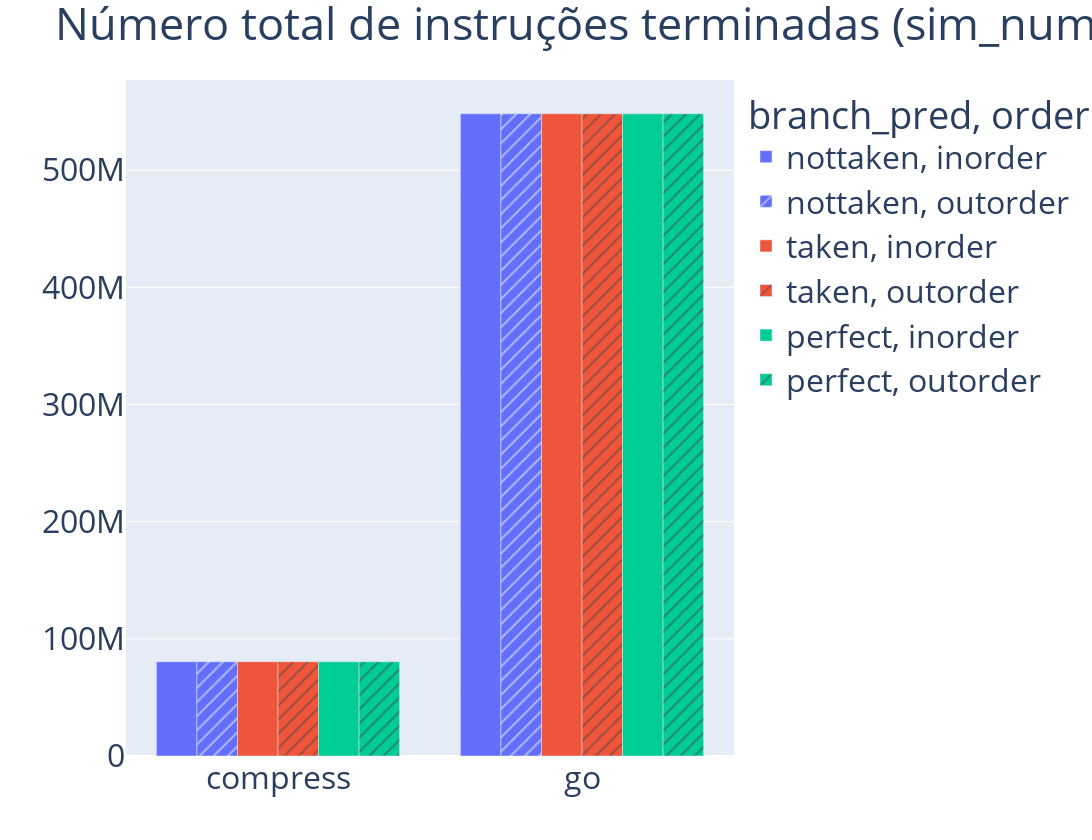
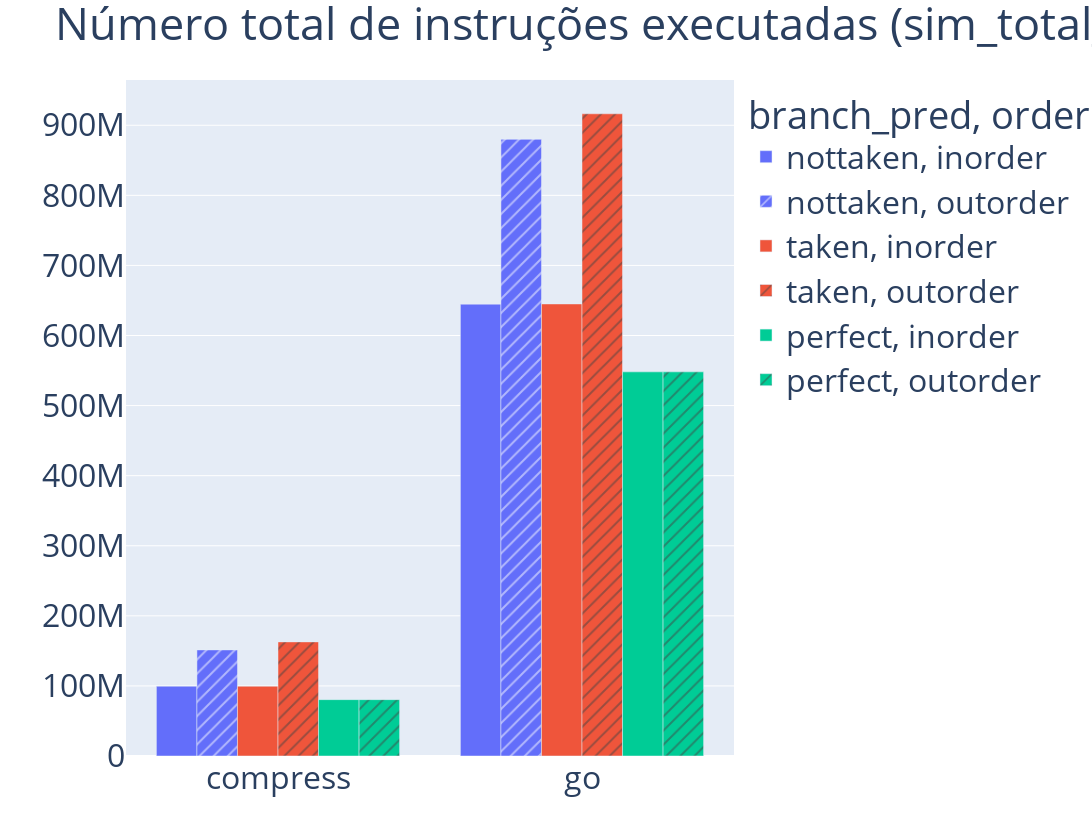
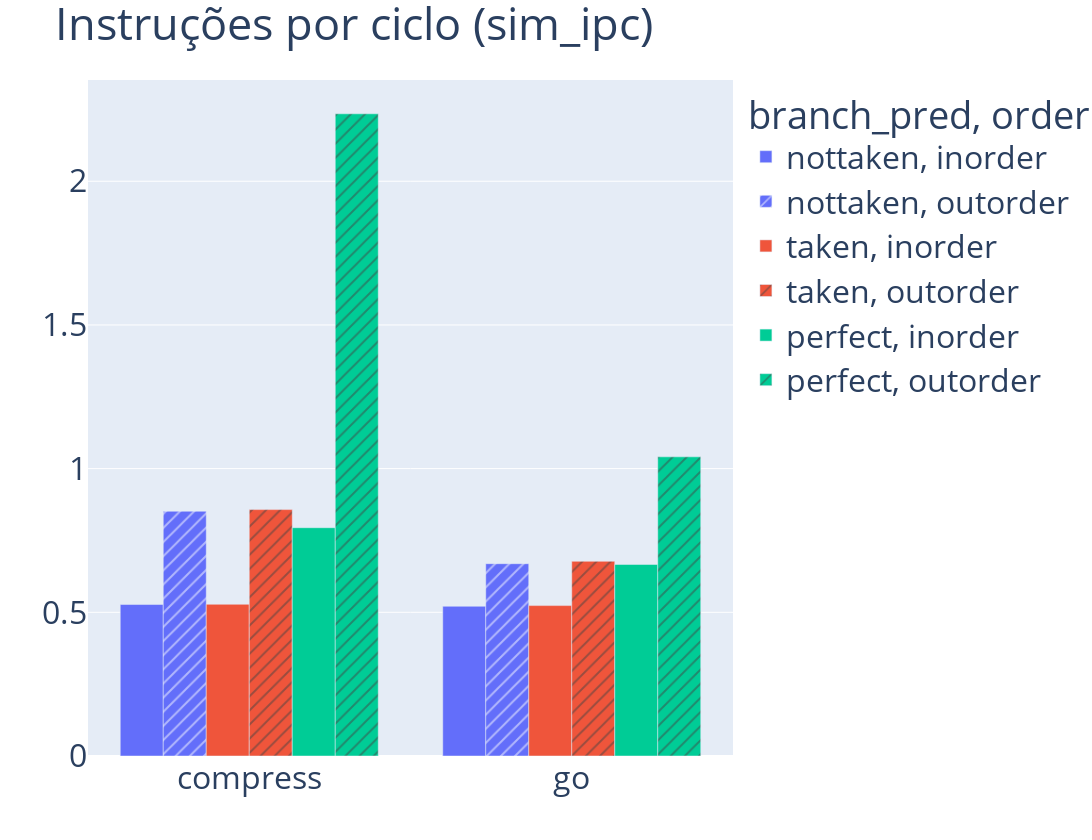
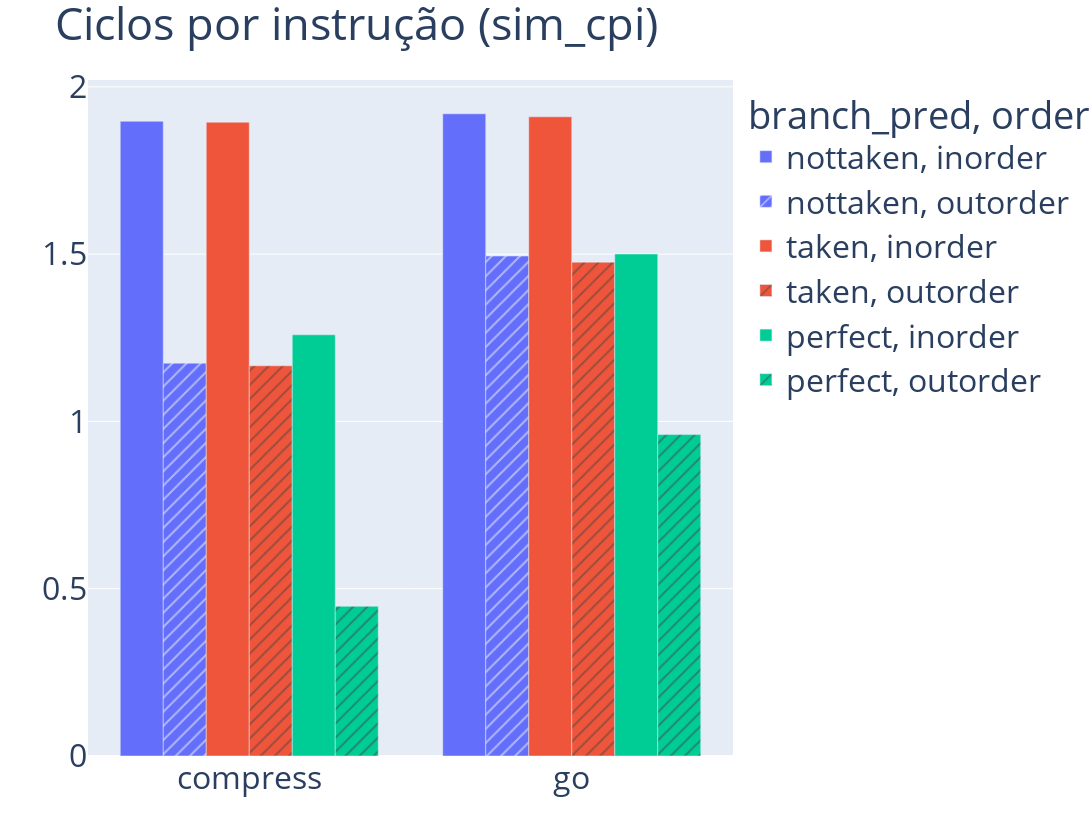

The notebook cell these images were saved under, in order:
### Code cell
for param in ('sim_num_insn', 'sim_total_insn', 'sim_ipc', 'sim_cpi', 'ifq_occupancy', 'lsq_occupancy', 'bpred_addr_rate', 'bpred_dir_rate', 'lsq_full', 'ifq_full'):
  fig = px.bar(df, x='program', y=param, color='branch_pred', barmode='group', height=840, width=1800, title=f'{titles[param]} ({param})', pattern_shape='order')
  fig.update_layout({'margin': {'l': 0, 'r': 2, 't': 80, 'b': 0}, 'font': {'size': 32}})
  fig.update_xaxes(title_text = '')
  fig.update_yaxes(title_text = '')
  fig.show()
  fig.write_image(f'plots/{param}.png')

### Figure 1 — Plotly figure (JSON) as saved in the notebook; plotly's stock layout.template omitted (floating-point values rounded to 4 significant figures)
{"data": [{"alignmentgroup": "True", "hovertemplate": "branch_pred=nottaken<br>order=inorder<br>program=%{x}<br>sim_num_insn=%{y}<extra></extra>", "legendgroup": "nottaken, inorder", "marker": {"color": "#636efa", "pattern": {"shape": ""}}, "name": "nottaken, inorder", "offsetgroup": "nottaken, inorder", "orientation": "v", "showlegend": true, "textposition": "auto", "type": "bar", "x": ["compress", "go"], "xaxis": "x", "y": [80432368, 548130577], "yaxis": "y"}, {"alignmentgroup": "True", "hovertemplate": "branch_pred=nottaken<br>order=outorder<br>program=%{x}<br>sim_num_insn=%{y}<extra></extra>", "legendgroup": "nottaken, outorder", "marker": {"color": "#636efa", "pattern": {"shape": "/"}}, "name": "nottaken, outorder", "offsetgroup": "nottaken, outorder", "orientation": "v", "showlegend": true, "textposition": "auto", "type": "bar", "x": ["compress", "go"], "xaxis": "x", "y": [80432368, 548130577], "yaxis": "y"}, {"alignmentgroup": "True", "hovertemplate": "branch_pred=taken<br>order=inorder<br>program=%{x}<br>sim_num_insn=%{y}<extra></extra>", "legendgroup": "taken, inorder", "marker": {"color": "#EF553B", "pattern": {"shape": ""}}, "name": "taken, inorder", "offsetgroup": "taken, inorder", "orientation": "v", "showlegend": true, "textposition": "auto", "type": "bar", "x": ["compress", "go"], "xaxis": "x", "y": [80432368, 548130577], "yaxis": "y"}, {"alignmentgroup": "True", "hovertemplate": "branch_pred=taken<br>order=outorder<br>program=%{x}<br>sim_num_insn=%{y}<extra></extra>", "legendgroup": "taken, outorder", "marker": {"color": "#EF553B", "pattern": {"shape": "/"}}, "name": "taken, outorder", "offsetgroup": "taken, outorder", "orientation": "v", "showlegend": true, "textposition": "auto", "type": "bar", "x": ["compress", "go"], "xaxis": "x", "y": [80432368, 548130577], "yaxis": "y"}, {"alignmentgroup": "True", "hovertemplate": "branch_pred=perfect<br>order=inorder<br>program=%{x}<br>sim_num_insn=%{y}<extra></extra>", "legendgroup": "perfect, inorder", "marker": {"color": "#00cc96", "pattern": {"shape": ""}}, "name": "perfect, inorder", "offsetgroup": "perfect, inorder", "orientation": "v", "showlegend": true, "textposition": "auto", "type": "bar", "x": ["compress", "go"], "xaxis": "x", "y": [80432368, 548130577], "yaxis": "y"}, {"alignmentgroup": "True", "hovertemplate": "branch_pred=perfect<br>order=outorder<br>program=%{x}<br>sim_num_insn=%{y}<extra></extra>", "legendgroup": "perfect, outorder", "marker": {"color": "#00cc96", "pattern": {"shape": "/"}}, "name": "perfect, outorder", "offsetgroup": "perfect, outorder", "orientation": "v", "showlegend": true, "textposition": "auto", "type": "bar", "x": ["compress", "go"], "xaxis": "x", "y": [80432368, 548130577], "yaxis": "y"}], "layout": {"barmode": "group", "font": {"size": 32}, "height": 840, "legend": {"title": {"text": "branch_pred, order"}, "tracegroupgap": 0}, "margin": {"b": 0, "l": 0, "r": 2, "t": 80}, "title": {"text": "Número total de instruções terminadas (sim_num_insn)"}, "width": 1800, "xaxis": {"anchor": "y", "domain": [0, 1], "title": {"text": ""}}, "yaxis": {"anchor": "x", "domain": [0, 1], "title": {"text": ""}}}}

### Figure 2 — Plotly figure (JSON) as saved in the notebook; plotly's stock layout.template omitted (floating-point values rounded to 4 significant figures)
{"data": [{"alignmentgroup": "True", "hovertemplate": "branch_pred=nottaken<br>order=inorder<br>program=%{x}<br>sim_total_insn=%{y}<extra></extra>", "legendgroup": "nottaken, inorder", "marker": {"color": "#636efa", "pattern": {"shape": ""}}, "name": "nottaken, inorder", "offsetgroup": "nottaken, inorder", "orientation": "v", "showlegend": true, "textposition": "auto", "type": "bar", "x": ["compress", "go"], "xaxis": "x", "y": [99582538, 644718459], "yaxis": "y"}, {"alignmentgroup": "True", "hovertemplate": "branch_pred=nottaken<br>order=outorder<br>program=%{x}<br>sim_total_insn=%{y}<extra></extra>", "legendgroup": "nottaken, outorder", "marker": {"color": "#636efa", "pattern": {"shape": "/"}}, "name": "nottaken, outorder", "offsetgroup": "nottaken, outorder", "orientation": "v", "showlegend": true, "textposition": "auto", "type": "bar", "x": ["compress", "go"], "xaxis": "x", "y": [151381757, 879945924], "yaxis": "y"}, {"alignmentgroup": "True", "hovertemplate": "branch_pred=taken<br>order=inorder<br>program=%{x}<br>sim_total_insn=%{y}<extra></extra>", "legendgroup": "taken, inorder", "marker": {"color": "#EF553B", "pattern": {"shape": ""}}, "name": "taken, inorder", "offsetgroup": "taken, inorder", "orientation": "v", "showlegend": true, "textposition": "auto", "type": "bar", "x": ["compress", "go"], "xaxis": "x", "y": [99583340, 645041065], "yaxis": "y"}, {"alignmentgroup": "True", "hovertemplate": "branch_pred=taken<br>order=outorder<br>program=%{x}<br>sim_total_insn=%{y}<extra></extra>", "legendgroup": "taken, outorder", "marker": {"color": "#EF553B", "pattern": {"shape": "/"}}, "name": "taken, outorder", "offsetgroup": "taken, outorder", "orientation": "v", "showlegend": true, "textposition": "auto", "type": "bar", "x": ["compress", "go"], "xaxis": "x", "y": [162842090, 916364791], "yaxis": "y"}, {"alignmentgroup": "True", "hovertemplate": "branch_pred=perfect<br>order=inorder<br>program=%{x}<br>sim_total_insn=%{y}<extra></extra>", "legendgroup": "perfect, inorder", "marker": {"color": "#00cc96", "pattern": {"shape": ""}}, "name": "perfect, inorder", "offsetgroup": "perfect, inorder", "orientation": "v", "showlegend": true, "textposition": "auto", "type": "bar", "x": ["compress", "go"], "xaxis": "x", "y": [80432367, 548130576], "yaxis": "y"}, {"alignmentgroup": "True", "hovertemplate": "branch_pred=perfect<br>order=outorder<br>program=%{x}<br>sim_total_insn=%{y}<extra></extra>", "legendgroup": "perfect, outorder", "marker": {"color": "#00cc96", "pattern": {"shape": "/"}}, "name": "perfect, outorder", "offsetgroup": "perfect, outorder", "orientation": "v", "showlegend": true, "textposition": "auto", "type": "bar", "x": ["compress", "go"], "xaxis": "x", "y": [80432367, 548130576], "yaxis": "y"}], "layout": {"barmode": "group", "font": {"size": 32}, "height": 840, "legend": {"title": {"text": "branch_pred, order"}, "tracegroupgap": 0}, "margin": {"b": 0, "l": 0, "r": 2, "t": 80}, "title": {"text": "Número total de instruções executadas (sim_total_insn)"}, "width": 1800, "xaxis": {"anchor": "y", "domain": [0, 1], "title": {"text": ""}}, "yaxis": {"anchor": "x", "domain": [0, 1], "title": {"text": ""}}}}

### Figure 3 — Plotly figure (JSON) as saved in the notebook; plotly's stock layout.template omitted (floating-point values rounded to 4 significant figures)
{"data": [{"alignmentgroup": "True", "hovertemplate": "branch_pred=nottaken<br>order=inorder<br>program=%{x}<br>sim_ipc=%{y}<extra></extra>", "legendgroup": "nottaken, inorder", "marker": {"color": "#636efa", "pattern": {"shape": ""}}, "name": "nottaken, inorder", "offsetgroup": "nottaken, inorder", "orientation": "v", "showlegend": true, "textposition": "auto", "type": "bar", "x": ["compress", "go"], "xaxis": "x", "y": [0.5271, 0.521], "yaxis": "y"}, {"alignmentgroup": "True", "hovertemplate": "branch_pred=nottaken<br>order=outorder<br>program=%{x}<br>sim_ipc=%{y}<extra></extra>", "legendgroup": "nottaken, outorder", "marker": {"color": "#636efa", "pattern": {"shape": "/"}}, "name": "nottaken, outorder", "offsetgroup": "nottaken, outorder", "orientation": "v", "showlegend": true, "textposition": "auto", "type": "bar", "x": ["compress", "go"], "xaxis": "x", "y": [0.8517, 0.6692], "yaxis": "y"}, {"alignmentgroup": "True", "hovertemplate": "branch_pred=taken<br>order=inorder<br>program=%{x}<br>sim_ipc=%{y}<extra></extra>", "legendgroup": "taken, inorder", "marker": {"color": "#EF553B", "pattern": {"shape": ""}}, "name": "taken, inorder", "offsetgroup": "taken, inorder", "orientation": "v", "showlegend": true, "textposition": "auto", "type": "bar", "x": ["compress", "go"], "xaxis": "x", "y": [0.5279, 0.5234], "yaxis": "y"}, {"alignmentgroup": "True", "hovertemplate": "branch_pred=taken<br>order=outorder<br>program=%{x}<br>sim_ipc=%{y}<extra></extra>", "legendgroup": "taken, outorder", "marker": {"color": "#EF553B", "pattern": {"shape": "/"}}, "name": "taken, outorder", "offsetgroup": "taken, outorder", "orientation": "v", "showlegend": true, "textposition": "auto", "type": "bar", "x": ["compress", "go"], "xaxis": "x", "y": [0.8574, 0.6775], "yaxis": "y"}, {"alignmentgroup": "True", "hovertemplate": "branch_pred=perfect<br>order=inorder<br>program=%{x}<br>sim_ipc=%{y}<extra></extra>", "legendgroup": "perfect, inorder", "marker": {"color": "#00cc96", "pattern": {"shape": ""}}, "name": "perfect, inorder", "offsetgroup": "perfect, inorder", "orientation": "v", "showlegend": true, "textposition": "auto", "type": "bar", "x": ["compress", "go"], "xaxis": "x", "y": [0.7944, 0.6665], "yaxis": "y"}, {"alignmentgroup": "True", "hovertemplate": "branch_pred=perfect<br>order=outorder<br>program=%{x}<br>sim_ipc=%{y}<extra></extra>", "legendgroup": "perfect, outorder", "marker": {"color": "#00cc96", "pattern": {"shape": "/"}}, "name": "perfect, outorder", "offsetgroup": "perfect, outorder", "orientation": "v", "showlegend": true, "textposition": "auto", "type": "bar", "x": ["compress", "go"], "xaxis": "x", "y": [2.235, 1.041], "yaxis": "y"}], "layout": {"barmode": "group", "font": {"size": 32}, "height": 840, "legend": {"title": {"text": "branch_pred, order"}, "tracegroupgap": 0}, "margin": {"b": 0, "l": 0, "r": 2, "t": 80}, "title": {"text": "Instruções por ciclo (sim_ipc)"}, "width": 1800, "xaxis": {"anchor": "y", "domain": [0, 1], "title": {"text": ""}}, "yaxis": {"anchor": "x", "domain": [0, 1], "title": {"text": ""}}}}

### Figure 4 — Plotly figure (JSON) as saved in the notebook; plotly's stock layout.template omitted (floating-point values rounded to 4 significant figures)
{"data": [{"alignmentgroup": "True", "hovertemplate": "branch_pred=nottaken<br>order=inorder<br>program=%{x}<br>sim_cpi=%{y}<extra></extra>", "legendgroup": "nottaken, inorder", "marker": {"color": "#636efa", "pattern": {"shape": ""}}, "name": "nottaken, inorder", "offsetgroup": "nottaken, inorder", "orientation": "v", "showlegend": true, "textposition": "auto", "type": "bar", "x": ["compress", "go"], "xaxis": "x", "y": [1.897, 1.919], "yaxis": "y"}, {"alignmentgroup": "True", "hovertemplate": "branch_pred=nottaken<br>order=outorder<br>program=%{x}<br>sim_cpi=%{y}<extra></extra>", "legendgroup": "nottaken, outorder", "marker": {"color": "#636efa", "pattern": {"shape": "/"}}, "name": "nottaken, outorder", "offsetgroup": "nottaken, outorder", "orientation": "v", "showlegend": true, "textposition": "auto", "type": "bar", "x": ["compress", "go"], "xaxis": "x", "y": [1.174, 1.494], "yaxis": "y"}, {"alignmentgroup": "True", "hovertemplate": "branch_pred=taken<br>order=inorder<br>program=%{x}<br>sim_cpi=%{y}<extra></extra>", "legendgroup": "taken, inorder", "marker": {"color": "#EF553B", "pattern": {"shape": ""}}, "name": "taken, inorder", "offsetgroup": "taken, inorder", "orientation": "v", "showlegend": true, "textposition": "auto", "type": "bar", "x": ["compress", "go"], "xaxis": "x", "y": [1.894, 1.91], "yaxis": "y"}, {"alignmentgroup": "True", "hovertemplate": "branch_pred=taken<br>order=outorder<br>program=%{x}<br>sim_cpi=%{y}<extra></extra>", "legendgroup": "taken, outorder", "marker": {"color": "#EF553B", "pattern": {"shape": "/"}}, "name": "taken, outorder", "offsetgroup": "taken, outorder", "orientation": "v", "showlegend": true, "textposition": "auto", "type": "bar", "x": ["compress", "go"], "xaxis": "x", "y": [1.166, 1.476], "yaxis": "y"}, {"alignmentgroup": "True", "hovertemplate": "branch_pred=perfect<br>order=inorder<br>program=%{x}<br>sim_cpi=%{y}<extra></extra>", "legendgroup": "perfect, inorder", "marker": {"color": "#00cc96", "pattern": {"shape": ""}}, "name": "perfect, inorder", "offsetgroup": "perfect, inorder", "orientation": "v", "showlegend": true, "textposition": "auto", "type": "bar", "x": ["compress", "go"], "xaxis": "x", "y": [1.259, 1.5], "yaxis": "y"}, {"alignmentgroup": "True", "hovertemplate": "branch_pred=perfect<br>order=outorder<br>program=%{x}<br>sim_cpi=%{y}<extra></extra>", "legendgroup": "perfect, outorder", "marker": {"color": "#00cc96", "pattern": {"shape": "/"}}, "name": "perfect, outorder", "offsetgroup": "perfect, outorder", "orientation": "v", "showlegend": true, "textposition": "auto", "type": "bar", "x": ["compress", "go"], "xaxis": "x", "y": [0.4475, 0.9606], "yaxis": "y"}], "layout": {"barmode": "group", "font": {"size": 32}, "height": 840, "legend": {"title": {"text": "branch_pred, order"}, "tracegroupgap": 0}, "margin": {"b": 0, "l": 0, "r": 2, "t": 80}, "title": {"text": "Ciclos por instrução (sim_cpi)"}, "width": 1800, "xaxis": {"anchor": "y", "domain": [0, 1], "title": {"text": ""}}, "yaxis": {"anchor": "x", "domain": [0, 1], "title": {"text": ""}}}}
